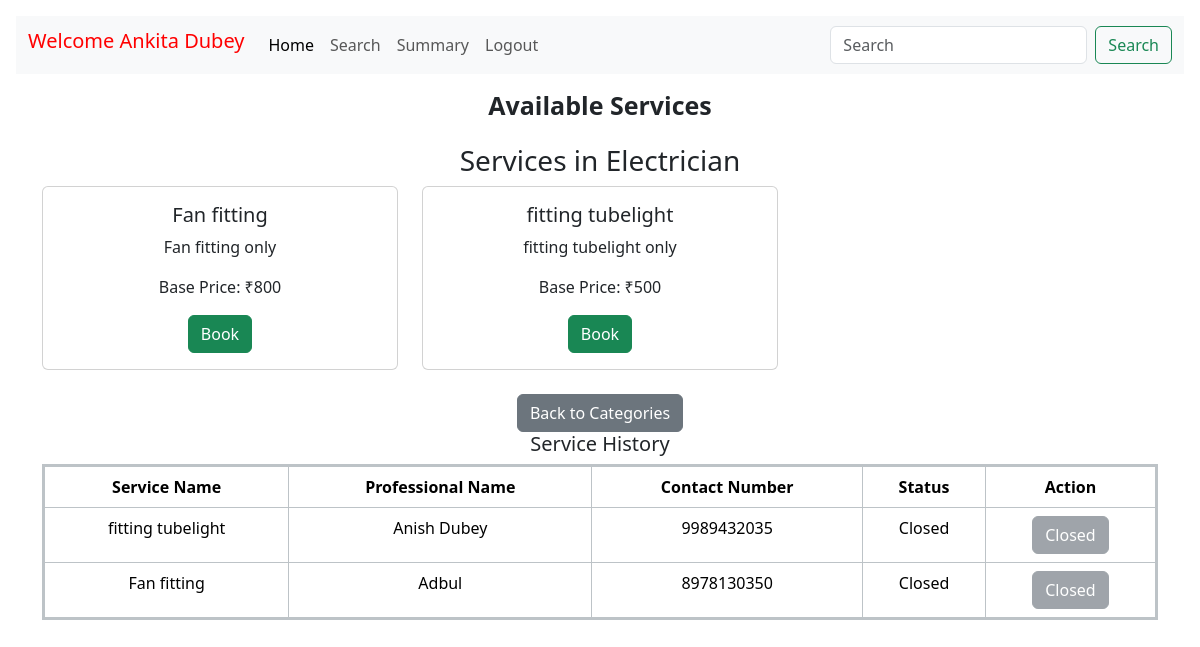
The page /Customer/home?category_id=24ASZIA1 (signed in) on the database its author committed.
### models.py (models this page shows, shortened)
class Customer(db.Model):
    __tablename__ = 'Customer'
    customer_id = db.Column(db.String(50),  db.ForeignKey('Credential.user_id'),primary_key=True)
    username=db.Column(db.String(50), nullable=False)
    full_name = db.Column(db.String(50), nullable=False)
    address = db.Column(db.String(200), nullable=False)
    contact = db.Column(db.String(15), nullable=True)
    pin = db.Column(db.Integer(), nullable=False)
    status = db.Column(db.String(10), default='active')
    registration_date = db.Column(db.DateTime, default=datetime.utcnow)
    requests = db.relationship('ServiceBooked', backref='customer', lazy=True)

class Category(db.Model):
    __tablename__ = 'Category'
    category_id = db.Column(db.String(50), primary_key=True)
    category_name = db.Column(db.String(100), nullable=False, unique=True)
    category_description = db.Column(db.String(200), nullable=True)
    services = db.relationship('Service', backref='category', lazy=True)

class Service(db.Model):
    __tablename__ = 'Service'
    service_id = db.Column(db.String(50), primary_key=True)
    service_name = db.Column(db.String(100), nullable=False, unique=True)
    service_description = db.Column(db.String(200), nullable=False)
    base_price = db.Column(db.Integer(), nullable=False)
    category_id = db.Column(db.String(50), db.ForeignKey('Category.category_id'), nullable=False)
    requests = db.relationship('ServiceBooked', backref='service', lazy=True)

class ServiceBooked(db.Model):
    __tablename__ = 'services_booked'
    booking_id = db.Column(db.String(50), primary_key=True)
    customer_id = db.Column(db.String(50), db.ForeignKey('Customer.customer_id'), nullable=False)
    professional_id = db.Column(db.String(50), db.ForeignKey('Professional.professional_id'), nullable=True)
    service_id = db.Column(db.String(50), db.ForeignKey('Service.service_id'), nullable=False)
    status = db.Column(db.String(50), nullable=False,primary_key=True)
    request_date = db.Column(db.DateTime, default=datetime.utcnow)
    completion_date = db.Column(db.DateTime, nullable=True)
    rating_by_user = db.Column(db.Integer(), nullable=True)
    rating_by_professional = db.Column(db.Integer(), nullable=True)
    remarks_by_customer = db.Column(db.String(200), nullable=True)
    remarks_by_professional = db.Column(db.String(200), nullable=True)

class Professional(db.Model):
    __tablename__ = 'Professional'
    professional_id = db.Column(db.String(50),db.ForeignKey('Credential.user_id'), primary_key=True, )
    username=db.Column(db.String(50), nullable=False)
    full_name = db.Column(db.String(50), nullable=False)
    experience = db.Column(db.String(50), nullable=False)
    contact_number = db.Column(db.String(15), nullable=True)
    service_name = db.Column(db.String(100), nullable=False)
    service_id=db.Column(db.String(50),nullable=False)
    document = db.Column(db.Text, nullable=False)
    address = db.Column(db.String(200), nullable=False)
    pin = db.Column(db.Integer(), nullable=False)
    status = db.Column(db.String(10), default='active')
    registration_date = db.Column(db.DateTime, default=datetime.utcnow)
    services_booked = db.relationship('ServiceBooked', backref='professional', lazy=True)

### routes.py (the view, shortened to what this page needs)
@app.route("/Customer/home", methods=["POST", "GET"])
def customer_home():
    customer_id = session['user_id']
    user_record = Customer.query.filter_by(customer_id=customer_id).first()
    service_history = db.session.query(
        Service.service_name,
        Professional.full_name.label("professional_name"),
        Professional.contact_number,
        ServiceBooked.status,
        ServiceBooked.booking_id
    ).join(ServiceBooked, Service.service_id == ServiceBooked.service_id) \
     .join(Professional, ServiceBooked.professional_id == Professional.professional_id, isouter=True) \
     .filter(ServiceBooked.customer_id == customer_id).all()
    if "category_id" in request.args:  # If a category is selected
        category_id = request.args.get("category_id")
        services = Service.query.filter_by(category_id=category_id).all()
        selected_category = Category.query.filter_by(category_id=category_id).first()
        return render_template(
            "Customer/home.html",
            fullname=user_record.full_name,
            services=services,
            selected_category=selected_category,
            service_history=service_history
        )

### templates/Customer/home.html (shortened to what this page needs)
<!doctype html>
<html lang="en">
  <head>
    <link href="https://cdn.jsdelivr.net/npm/bootstrap@5.3.3/dist/css/bootstrap.min.css" rel="stylesheet">
    <link href="https://getbootstrap.com/docs/5.3/assets/css/docs.css" rel="stylesheet">
  </head>
  <body class="p-3 m-0 border-0 bd-example m-0 border-0">
    <nav class="navbar navbar-expand-lg bg-body-tertiary" style="background-color:#0d76ff;text-align: center;">
      <div class="container-fluid">
        <h1 class="navbar-brand" style="color:rgb(255, 0, 0);">Welcome {{fullname}}</h1>
        <div class="collapse navbar-collapse" id="navbarSupportedContent" >
          <ul class="navbar-nav me-auto mb-2 mb-lg-0" >
            <li class="nav-item">
              <a class="nav-link active" aria-current="page" href="#">Home</a>
            </li>
            <li class="nav-item">
              <a class="nav-link" href="{{url_for('customer_search')}}">Search</a>
            </li>
            <li class="nav-item">
              <a class="nav-link" href="{{url_for('customer_summary')}}">Summary</a>
            </li>
            <li class="nav-item">
              <a class="nav-link" href="{{ url_for('login') }}">Logout</a>
            </li>
          </ul>
          <form class="d-flex" role="search">
            <input class="form-control me-2" type="search" placeholder="Search" aria-label="Search">
            <button class="btn btn-outline-success" type="submit">Search</button>
          </form>
        </div>
      </div>
    </nav>
    <div class="container my-3 text-center">
  <h6 class="mb-4" style="font-size: 25px; font-weight: bold;">Available Services</h6>
{% if services %}
<h3>Services in {{ selected_category.category_name }}</h3>
<div class="row">
    {% for service in services %}
        <div class="col-md-4 col-sm-6 mb-4">
            <div class="card">
                <div class="card-body">
                    <h5 class="card-title">{{ service.service_name }}</h5>
                    <p class="card-text">{{ service.service_description }}</p>
                    <p>Base Price: ₹{{ service.base_price }}</p>
                    <form method="POST" action="{{ url_for('customer_home') }}">
                        <button type="submit" class="btn btn-success">Book</button>
                    </form>
                </div>
            </div>
        </div>
    {% endfor %}
</div>
<a href="{{ url_for('customer_home') }}" class="btn btn-secondary">Back to Categories</a>
{% endif %}
<h2 style="font-size:20px;align:left;">Service History</h2>
<div>
  <table class="table table-bordered" style="border: 3px solid #bdc3c7; border-collapse: collapse;">
    <thead>
      <tr>
        <th>Service Name</th>
        <th>Professional Name</th>
        <th>Contact Number</th>
        <th>Status</th>
        <th>Action</th>
      </tr>
    </thead>
    <tbody>
      {% if service_history %}
      {% for record in service_history %}
      <tr>
        <td>{{ record.service_name }}</td>
        <td>{{ record.professional_name if record.professional_name else 'N/A' }}</td>
        <td>{{ record.contact_number if record.contact_number else 'N/A' }}</td>
        <td>
          {% if record.status == 'Pending' and not record.professional_name %}
            Requested
          {% else %}
            {{ record.status }}
          {% endif %}
        </td>
        <td>
          {% if record.status == 'Pending' and not record.professional_name %}
            Requested
          {% elif record.status not in ['Closed', 'Requested'] %}
            <a href="{{ url_for('professional_rating', booking_id=record.booking_id) }}" class="btn btn-warning">Close Service</a>
          {% else %}
            <button class="btn btn-secondary" disabled>Closed</button>
          {% endif %}
        </td>
      </tr>
      {% endfor %}
  {% else %}
      <tr>
        <td colspan="5" class="text-center">No service history found.</td>
      </tr>
  {% endif %}
    </tbody>
  </table>
</div>
  </body>
</html>

### rows shown on the page
Customer: full_name "Ankita Dubey"
Category: category_name "Electrician"
Service: service_name "Fan fitting", service_description "Fan fitting only", base_price "800"
Service: service_name "fitting tubelight", service_description "fitting tubelight only", base_price "500"
ServiceBooked: service_name "fitting tubelight", full_name "Anish Dubey", contact_number "9989432035", status "Closed"
ServiceBooked: service_name "Fan fitting", full_name "Adbul", contact_number "8978130350", status "Closed"
